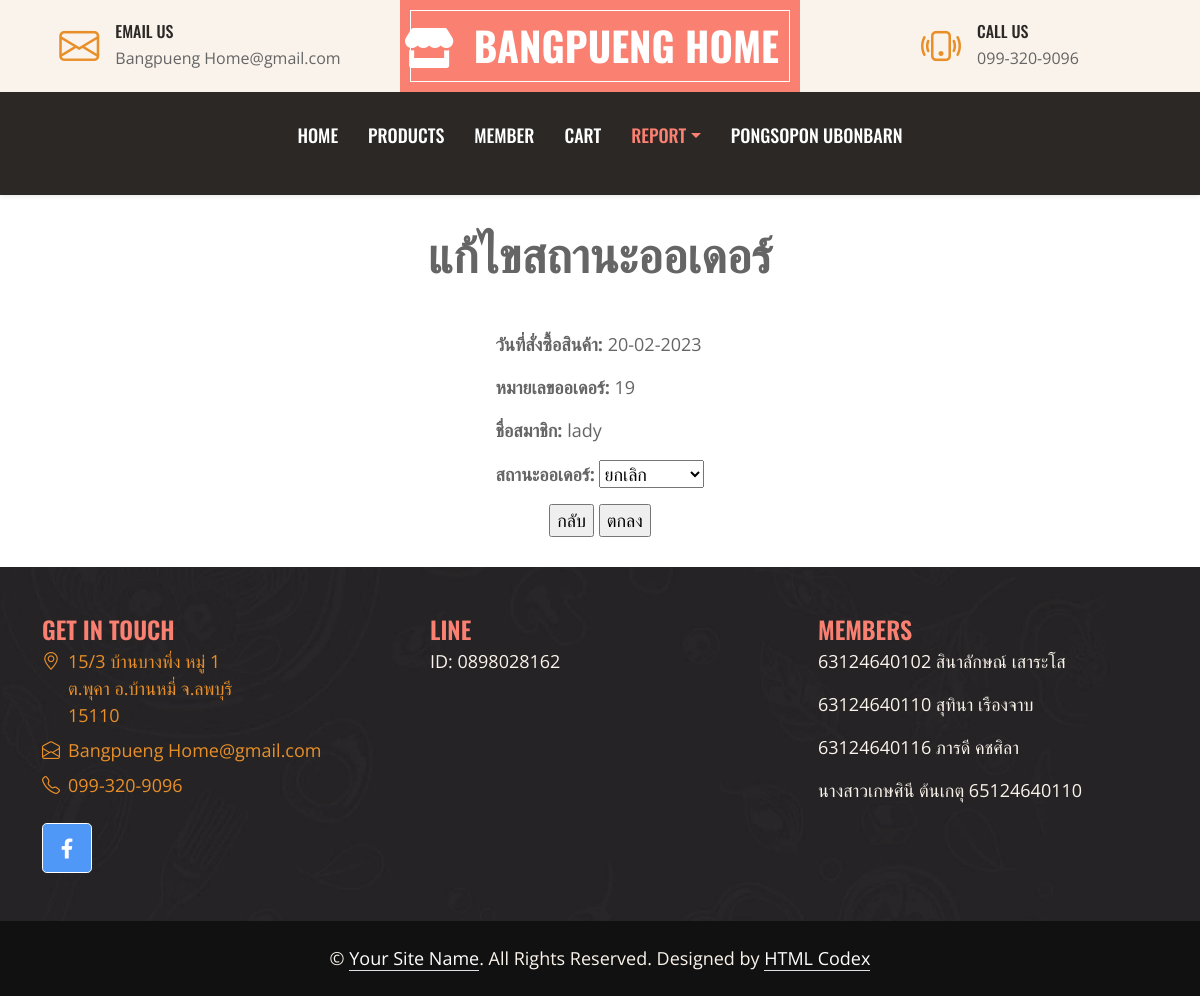
Page /upstatu.php?o_id=19 (signed in) on the committed database.
### tables this page shows
CREATE TABLE `order_head` (
  `o_id` int(11) NOT NULL,
  `o_date` varchar(20) NOT NULL,
  `username` varchar(20) NOT NULL,
  `s_id` varchar(20) NOT NULL
);

CREATE TABLE `order_detail` (
  `Number` int(11) NOT NULL,
  `o_id` int(11) NOT NULL,
  `p_id` varchar(20) NOT NULL,
  `o_qty` int(11) NOT NULL,
  `o_sum` int(11) NOT NULL
);

### upstatu.php (the view, shortened to what this page needs)
<?php
if (!$_SESSION["userID"]){
	  Header("Location: login.php");
}else { ?>
<!DOCTYPE html>
<html lang="en">
<head>
    <link href="https://cdnjs.cloudflare.com/ajax/libs/font-awesome/5.10.0/css/all.min.css" rel="stylesheet">
    <link href="https://cdn.jsdelivr.net/npm/bootstrap-icons@1.4.1/font/bootstrap-icons.css" rel="stylesheet">
    <link href="lib/owlcarousel/assets/owl.carousel.min.css" rel="stylesheet">
    <link href="css/bootstrap.min.css" rel="stylesheet">
    <link href="css/style.css" rel="stylesheet">
</head>
<body>
    <div class="container-fluid px-0 d-none d-lg-block">
        <div class="row gx-0">
            <div class="col-lg-4 text-center bg-secondary py-3">
                <div class="d-inline-flex align-items-center justify-content-center">
                    <i class="bi bi-envelope fs-1 text-primary me-3"></i>
                    <div class="text-start">
                        <h6 class="text-uppercase mb-1">Email Us</h6>
                        <span>Bangpueng Home@gmail.com</span>
                    </div>
                </div>
            </div>
<div class="col-lg-4 text-center bg-custom-color border-inner py-3">
    <div class="d-inline-flex align-items-center justify-content-center">
        <a href="index.html" class="navbar-brand">
            <h1 class="m-0 text-uppercase text-white"><i class="fas fa-store"></i>&nbsp;&nbsp;Bangpueng Home</h1>
        </a>
    </div>
</div>
            <div class="col-lg-4 text-center bg-secondary py-3">
                <div class="d-inline-flex align-items-center justify-content-center">
                    <i class="bi bi-phone-vibrate fs-1 text-primary me-3"></i>
                    <div class="text-start">
                        <h6 class="text-uppercase mb-1">Call Us</h6>
                        <span>099-320-9096</span>
                    </div>
                </div>
            </div>
        </div>
    </div>
    <nav class="navbar navbar-expand-lg bg-dark navbar-dark shadow-sm py-3 py-lg-0 px-3 px-lg-0">
        <div class="collapse navbar-collapse" id="navbarCollapse">
            <div class="navbar-nav ms-auto mx-lg-auto py-0">
                <a href="indexa.php" class="nav-item nav-link">Home</a>
                <a href="listp_records.php" class="nav-item nav-link">Products</a>
                <a href="list_records.php" class="nav-item nav-link">Member</a>
                <a href="ca.php" class="nav-item nav-link">Cart</a>
                <div class="nav-item dropdown">
                    <a href="#" class="nav-link dropdown-toggle active" data-bs-toggle="dropdown">Report</a>
                    </div>
                <p class="nav-item nav-link"> <?php echo ($_SESSION['user']);?></p>
            </div>
        </div>
    </nav>
<?php
$o_id=$_GET['o_id'];
$sql="SELECT * FROM order_head
INNER JOIN order_detail
ON order_head.o_id=order_detail.o_id
INNER JOIN sta
ON order_head.s_id=sta.s_id
WHERE order_head.o_id='$o_id'
GROUP BY order_head.o_id";
$result=mysql_query($sql);
$rows=mysql_fetch_array($result);
?>
<center>
<br><p><font size ="14px"><strong>แก้ไขสถานะออเดอร์</strong></font></p><br>
<form name="form1" method="POST" action="upstatu_ac.php">
<label align="left">
<p><font size = "4"><strong>วันที่สั่งซื้อสินค้า: </strong><? echo $rows['o_date']; ?></p>
<p><font size = "4"><strong>หมายเลขออเดอร์: </strong><input name="o_id" type="hidden" id="o_id" value="<? echo $rows['o_id']; ?>"><? echo $rows['o_id']; ?></p>
<p><font size = "4"><strong>ชื่อสมาชิก: </strong><? echo $rows['username']; ?></p>
<p><font size = "4"><strong>สถานะออเดอร์: </strong>
<select name="s_id">
    <optgroup label=<? echo $rows['s_name']; ?>>
    <option value="CN">ยกเลิก</option>
</select>
</label>
<br>
<center>
    <a href='report1.php'><input type="button" name="back" value="กลับ">
    <input type="submit" name="Submit" value="ตกลง">
</center>
</form>
</center>
<div class="container-fluid bg-img text-secondary" style="margin-top: 30px">
        <div class="container">
            <div class="row gx-5">
                <div class="col-lg-12 col-md-6">
                    <div class="row gx-5">
                        <div class="col-lg-4 col-md-10 pt-5 mb-5">
                             <h4 style="color: salmon; text-transform: uppercase; margin-bottom: 4px;">Get In Touch</h4>
                            <div class="d-flex mb-2">
                                <i class="bi bi-geo-alt text-primary me-2"></i>
                                <p class="mb-0">15/3 บ้านบางพึ่ง หมู่ 1 <br> ต.พุคา อ.บ้านหมี่ จ.ลพบุรี <br> 15110</p>
                            </div>
                            <div class="d-flex mb-2">
                                <i class="bi bi-envelope-open text-primary me-2"></i>
                                <p class="mb-0">Bangpueng Home@gmail.com</p>
                            </div>
                            <div class="d-flex mb-2">
                                <i class="bi bi-telephone text-primary me-2"></i>
                                <p class="mb-0">099-320-9096</p>
                            </div>
                            <div class="d-flex mt-4">
                                <a class="btn btn-lg btn-custom-color btn-lg-square " href="https://web.facebook.com/OTOPBANGPHUNG" style="color: white;" ><i class="fab fa-facebook-f fw-normal"></i></a>
                            </div>
                        </div>
                        <div class="col-lg-4 col-md-12 pt-0 pt-lg-5 mb-5">
                            <h4 style="color: salmon; text-transform: uppercase; margin-bottom: 4px;">Line</h4>
                            <p>ID: 0898028162</p>
                        </div>
                        <div class="col-lg-4 col-md-12 pt-0 pt-lg-5 mb-5">
                            <h4 style="color: salmon; text-transform: uppercase; margin-bottom: 4px;">Members</h4>
                            <p>63124640102 สินาลักษณ์ เสาระโส</p>
                            <p>63124640110 สุทินา เรืองจาบ</p>
                            <p>63124640116 ภารดี คชศิลา</p>
                            <p>นางสาวเกษศินี ต้นเกตุ 65124640110</p>
                        </div>
                    </div>
                </div>
            </div>
        </div>
    </div>
    <div class="container-fluid text-secondary py-4" style="background: #111111;">
        <div class="container text-center">
            <p class="mb-0">&copy; <a class="text-white border-bottom" href="#">Your Site Name</a>. All Rights Reserved. Designed by <a class="text-white border-bottom" href="https://htmlcodex.com">HTML Codex</a></p>
        </div>
    </div>
</body>
</html>
<?php }?>

### css/style.css (style rules this page uses)
:root { --primary: salmon; --secondary: #FAF3EB; --light: #FFFFFF; --dark: #2B2825; }
h1, h2, .font-weight-bold { font-weight: 700 !important; }
h3, h4, .font-weight-semi-bold { font-weight: 600 !important; }
h5, h6, .font-weight-medium { font-weight: 500 !important; }
.btn { font-family: 'Oswald', sans-serif; font-weight: 600; transition: .5s; }
.border-inner { position: relative; }
.border-inner * { position: relative; z-index: 1; }
.border-inner::before { position: absolute; content: ""; top: 10px; right: 10px; bottom: 10px; left: 10px; background: none; border: 1px solid var(--light); z-index: 0; }
.btn-lg-square { width: 50px; height: 50px; }
.btn-square, .btn-sm-square, .btn-lg-square { padding-left: 0; padding-right: 0; text-align: center; }
.navbar-dark .navbar-nav .nav-link { font-family: 'Oswald', sans-serif; padding: 30px 15px; font-size: 18px; font-weight: 500; text-transform: uppercase; color: var(--light); outline: none; transition: .5s; }
.navbar-dark .navbar-nav .nav-link:hover, .navbar-dark .navbar-nav .nav-link.active { color: var(--primary); }
.bg-custom-color { background-color:salmon; border-color:white; }
.btn-custom-color { background-color:rgb(79, 152, 248); border-color:white; }
.bg-img { background: linear-gradient(rgba(43, 40, 37, .5), rgba(43, 40, 37, .5)), url(../img/bg.jpg) center center no-repeat; background-size: cover; }

### rows in the picture
order_head: o_date "20-02-2023", order_detail.o_id "19", username "lady"

### other values in the picture
$_SESSION['user'] "PONGSOPON UBONBARN"
